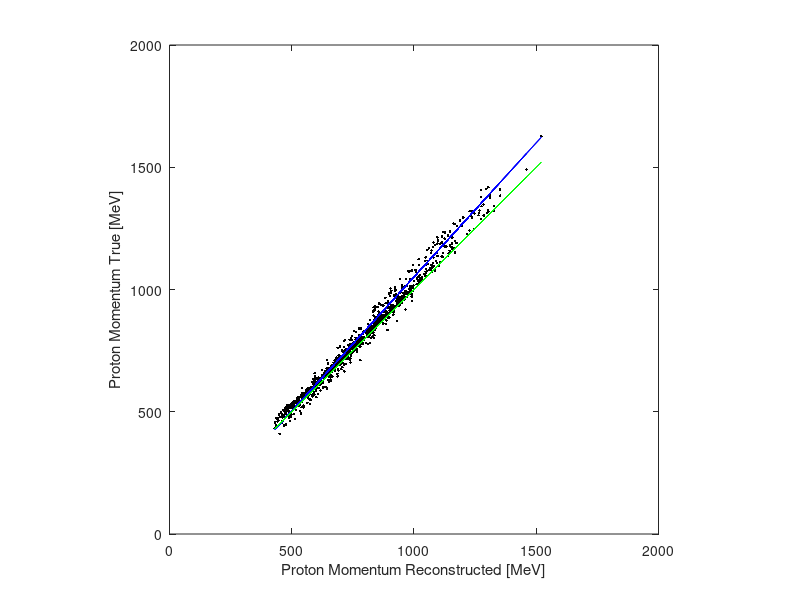

Write the MATLAB code that produced this figure.
% Get Values
P_All = load('FailChecks_2Prong.txt');
P_true = P_All(:,1);
P_reco = P_All(:,2);

% Calculate Error
P_err = (P_reco - P_true) ./ P_true;

% Get only the good ones (-0.1<x<0.1)
good_ind = abs(P_err) < 0.1;

% Use only good match 
P_true = P_true(good_ind);
P_reco = P_reco(good_ind);

% Fit Results --> true = a * reco + b
a = 1.097;
b = -45.43;
fit_line = a * P_reco + b;

% x=y Line
x_y_line = P_reco;

plot(P_reco,P_true, 'k.');

axis('square');
xlim([0 2000]);
ylim([0 2000]);
xlabel('Proton Momentum Reconstructed [MeV]');
ylabel('Proton Momentum True [MeV]');

hold on;

plot(P_reco,fit_line,'b-');
plot(P_reco,x_y_line,'g-');

